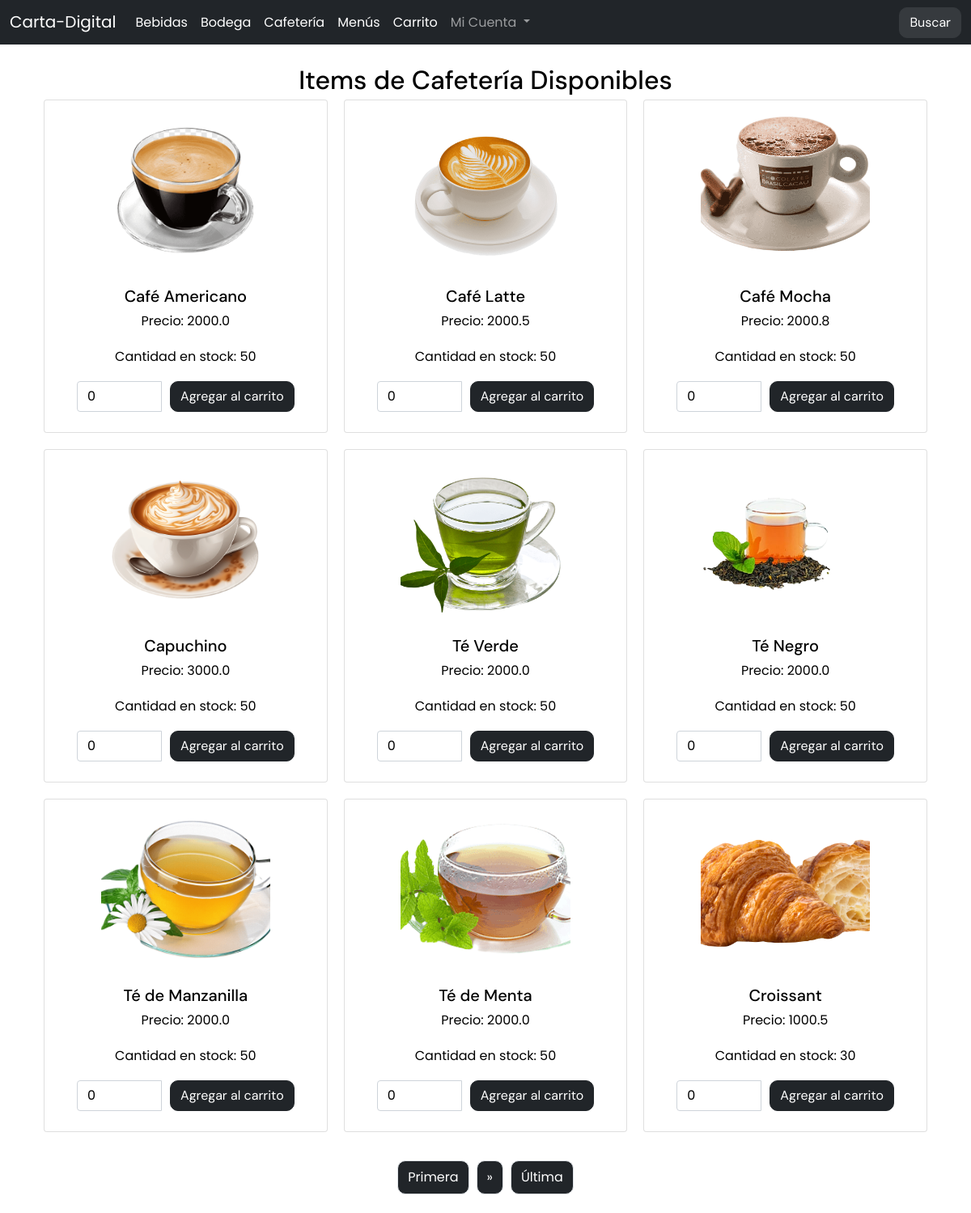
Page /cafeteria/ on the committed database.
### carta/models.py (models this page shows, shortened)
class Item(models.Model):
    nombre = models.CharField(max_length=50, null=False)
    precio = models.FloatField(null=False)
    cantidad_stock = models.IntegerField(null=False, verbose_name="Cantidad en stock")
    categoria = models.ForeignKey(Categoria, on_delete= models.CASCADE, null=True)
    foto = models.ImageField(blank=True, default="/empty.png", upload_to='items/',verbose_name="foto")

### carta/views/paginate.py (the view)
# urls.py: path('cafeteria/', PaginateCafeteriaView),
def PaginateCafeteriaView(request):
   listado_cafeteria = Item.objects.filter(categoria__nombre__iexact = "cafeteria")
   paginator = Paginator(listado_cafeteria, 9)
   pagina = request.GET.get("page") or 1
   cafeteria = paginator.get_page(pagina)
   pagina_actual = int(pagina)
   paginas = range(1, cafeteria.paginator.num_pages + 1)
   return render(request, "cafeteria.html", {"cafeteria":cafeteria,
                                          "paginas":paginas,
                                          "pagina_actual":pagina_actual})

### carta/templates/cafeteria.html (shortened to what this page needs)
{% extends "base.html" %}
{% block content %}
<h2 class="text-center">Items de Cafetería Disponibles</h2>
<div class="container text-center">
  <div class="row row-cols-1 row-cols-md-3 g-4">
    {% for item in cafeteria %}
    <div class="col">
      <div class="card h-100">
        <img src="{{ item.foto.url }}" class="card-img-top" alt="Foto de {{ item.nombre }}">
        <div class="card-body">
          <h5 class="card-title">{{ item.nombre }}</h5>
          <p class="card-text">Precio: {{ item.precio }}</p>
          <p class="card-text">Cantidad en stock: {{ item.cantidad_stock }}</p>
          <form method="post" action="{% url 'agregar-al-carrito' item.id %}">
            <div class="input-group mb-3">
              <input type="number" name="cantidad" value="0" min="1" max="{{ item.cantidad_stock }}" class="form-control">
              <button type="submit" class="btn btn-primary ms-2">Agregar al carrito</button>
            </div>
          </form>
        </div>
      </div>
    </div>
    {% endfor %}
  </div>
</div>
<div class="row mt-3 justify-content-center">
  <div class="">
    <nav>
      <ul class="pagination">
        {% if cafeteria.has_previous %}
          <li class="page-item">
            <a class="page-link" href="?page=1">Primera</a>
          </li>
          <li class="page-item">
            <a class="page-link" href="?page={{ cafeteria.previous_page_number }}">&laquo;</a>
          </li>
        {% else %}
          <li class="page-item disabled">
            <a class="page-link" href="?page=1">Primera</a>
          </li>
        {% endif %}
        {% if cafeteria.has_next %}
          <li class="page-item">
            <a class="page-link" href="?page={{ cafeteria.next_page_number }}">&raquo;</a>
          </li>
          <li class="page-item">
            <a class="page-link" href="?page={{ cafeteria.paginator.num_pages }}">Última</a>
          </li>
        {% else %}
        <li class="page-item disabled">
          <a class="page-link" href="#">Última</a>
        </li>
        {% endif %}
      </ul>
    </nav>
  </div>
</div>
{% endblock %}

### rows in the picture
Item: foto (picture), nombre "Café Americano", precio "2000.0", cantidad_stock "50"
Item: foto (picture), nombre "Café Latte", precio "2000.5", cantidad_stock "50"
Item: foto (picture), nombre "Café Mocha", precio "2000.8", cantidad_stock "50"
Item: foto (picture), nombre "Capuchino", precio "3000.0", cantidad_stock "50"
Item: foto (picture), nombre "Té Verde", precio "2000.0", cantidad_stock "50"
Item: foto (picture), nombre "Té Negro", precio "2000.0", cantidad_stock "50"
Item: foto (picture), nombre "Té de Manzanilla", precio "2000.0", cantidad_stock "50"
Item: foto (picture), nombre "Té de Menta", precio "2000.0", cantidad_stock "50"
Item: foto (picture), nombre "Croissant", precio "1000.5", cantidad_stock "30"
